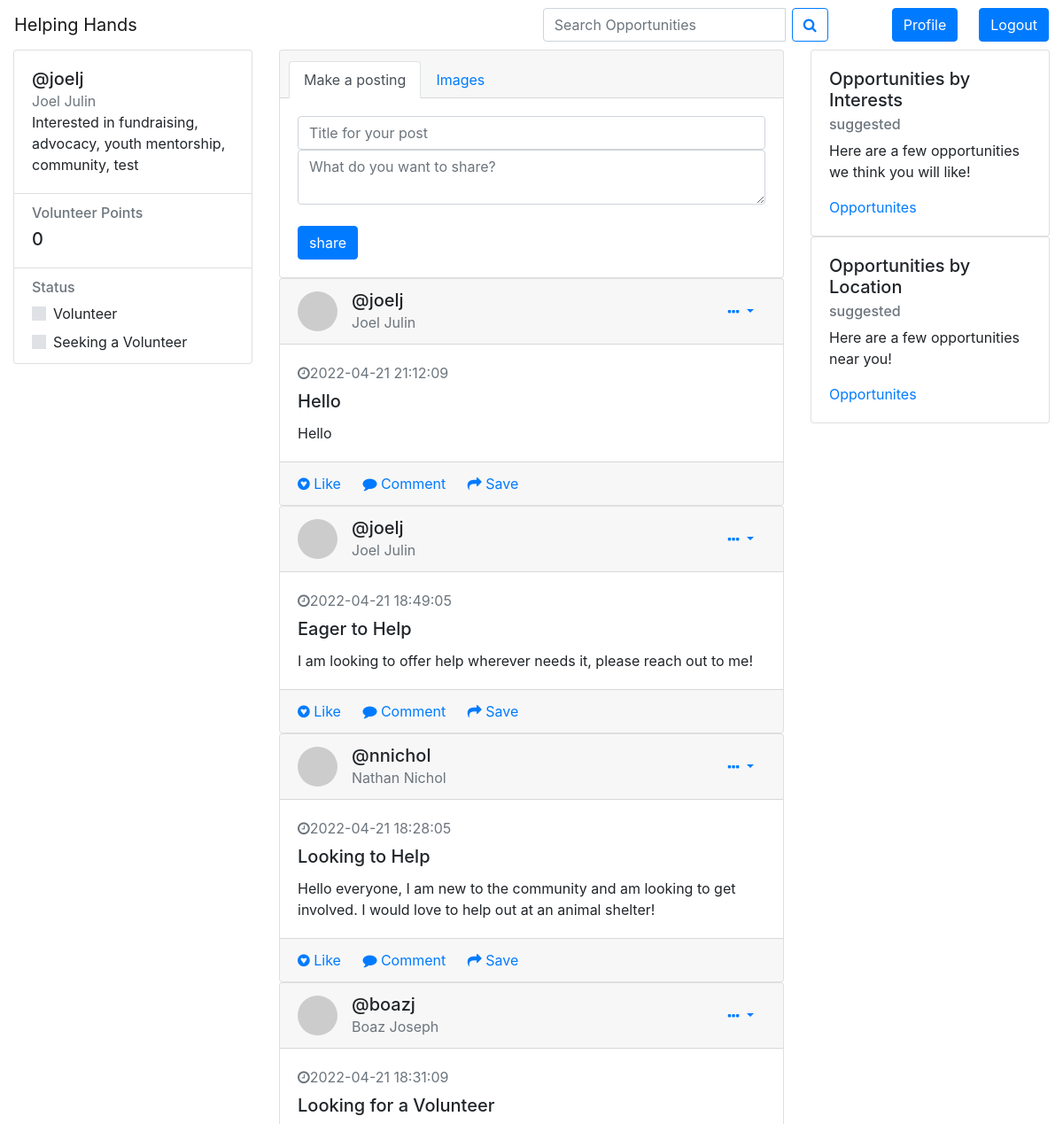
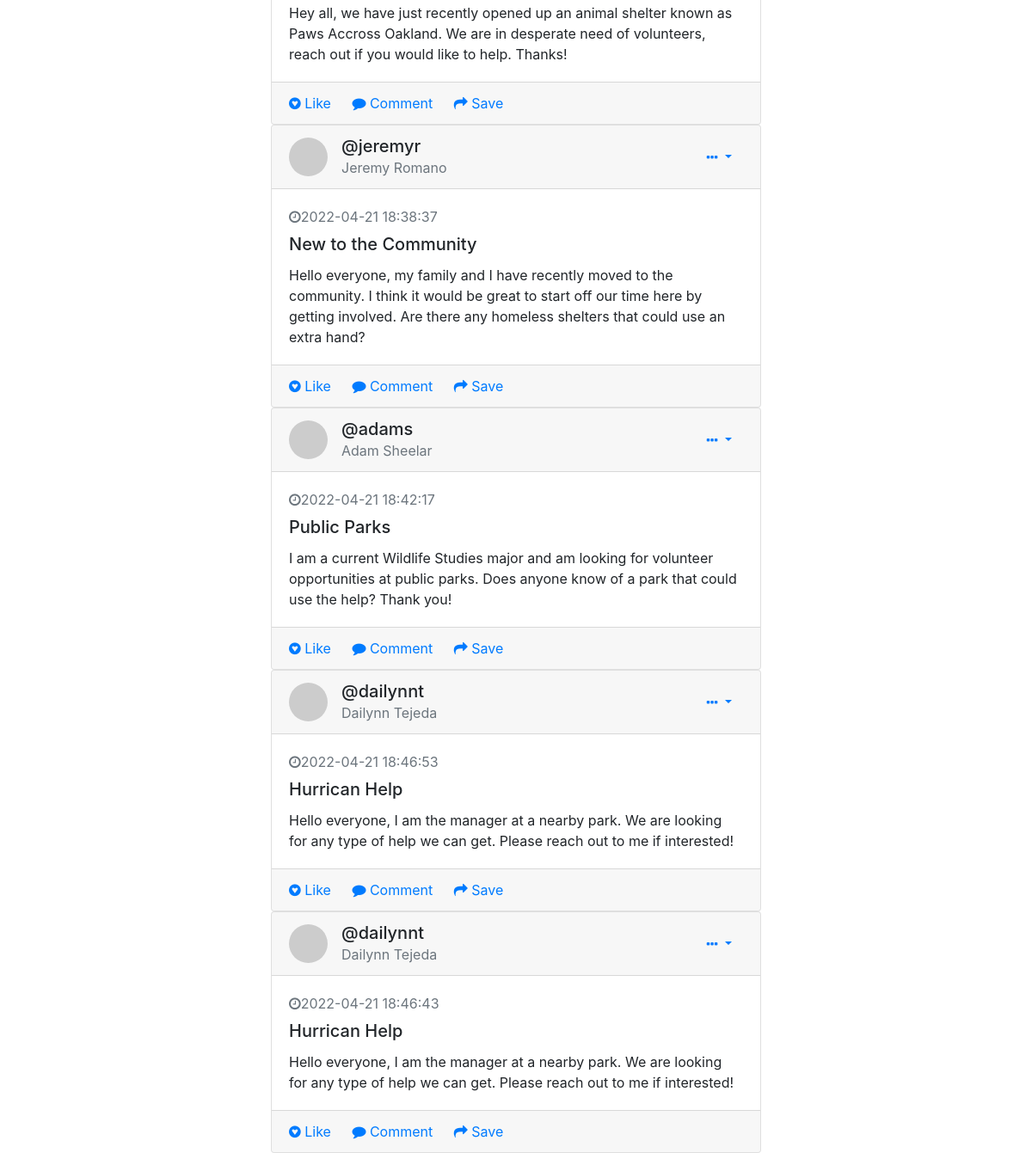
Screenshot of /home (signed in) with the database file from the repository (2 pictures, top to bottom).
### website/models.py (models this page shows)
class User(db.Model, UserMixin):
    id = db.Column(db.Integer, primary_key=True)
    email = db.Column(db.String(150), unique=True)
    username = db.Column(db.String(150), unique=True)
    password = db.Column(db.String(150))
    first_name = db.Column(db.String(150))
    last_name = db.Column(db.String(150))
    zip_code = db.Column(db.String(150))
    search_post = db.Column(db.String(150))
    notes = db.relationship('Note')
    interest_1 = db.Column(db.String(150))
    interest_2 = db.Column(db.String(150))
    interest_3 = db.Column(db.String(150))
    interest_4 = db.Column(db.String(150))
    interest_5 = db.Column(db.String(150))
    points = db.Column(db.String(150))
    status = db.Column(db.String(150))

class Note(db.Model):
    id = db.Column(db.Integer, primary_key=True)
    title = db.Column(db.String(100))
    data = db.Column(db.String(10000))
    date = db.Column(db.DateTime(timezone=True), default=func.now())
    user_id = db.Column(db.Integer, db.ForeignKey('user.id'))

### website/views.py (the view, shortened to what this page needs)
@views.route('/home', methods=['GET', 'POST'])
@login_required
def home():
    return render_template("home.html", user=current_user)

### website/__init__.py (called while the page is built)
def create_app():
    app = Flask(__name__)
    app.config['SECRET_KEY'] = 'hjshjhdjah kjshkjdhjs'
    app.config['SQLALCHEMY_DATABASE_URI'] = f'sqlite:///{DB_NAME}'
    db.init_app(app)
    from .views import views
    from .auth import auth
    app.register_blueprint(views, url_prefix='/')
    app.register_blueprint(auth, url_prefix='/')
    from .models import User, Note
    create_database(app)
    login_manager = LoginManager()
    login_manager.login_view = 'auth.login'
    login_manager.init_app(app)
    @login_manager.user_loader
    def load_user(id):
        return User.query.get(int(id))
    return app

### website/templates/home.html (shortened to what this page needs)
<!DOCTYPE html>
<html>
<head>
<link href="//maxcdn.bootstrapcdn.com/bootstrap/4.1.1/css/bootstrap.min.css" rel="stylesheet" id="bootstrap-css">
<link href="https://stackpath.bootstrapcdn.com/font-awesome/4.7.0/css/font-awesome.min.css" rel="stylesheet"
>
</head>
<nav class="navbar navbar-light bg-white">
        <a href="/" class="navbar-brand">Helping Hands</a>
        <form class="form-inline" method="POST" >
            <div class="input-group">
                <input name="search" id="search" type="text" class="form-control" aria-label="Recipient's username" aria-describedby="button-addon2" placeholder="Search Opportunities">
                <div class="input-group-append">
                    <div class="mr-xl-4 ml-2">
                    <button class="btn btn-outline-primary" type="submit" id="button-addon2">
                        <i class="fa fa-search"></i>
                    </button>
                    </div>
                </div>
            </div>
            <div class="ml-xl-5 md-5 mr-4">
                <a class="btn btn-primary" href="/profile">Profile</a>
            </div>
            <a class="btn btn-primary" href="/logout">Logout</a>
        </form>
    </nav>
    <div class="container-fluid gedf-wrapper">
        <div class="row">
            <div class="col-md-3">
                <div class="card">
                    <div class="card-body">
                        <a href=/profile class="h5">@{{ user.username }}</a>
                        <div class="h7 text-muted">{{ user.first_name }} {{ user.last_name }}</div>
                        <div class="h7">Interested in {{ user.interest_1 }}, {{ user.interest_2 }}, {{ user.interest_3 }}, {{ user.interest_4 }}, {{ user.interest_5 }}
                        </div>
                    </div>
                    <ul class="list-group list-group-flush">
                        <li class="list-group-item">
                            <div class="h6 text-muted">Volunteer Points</div>
                            <div class="h5">{{ user.points }}</div>
                        </li>
                        <li class="list-group-item">
                            <div class="h6 text-muted">Status</div>
                            <div class="custom-control custom-switch">
                              <label class="custom-control-label" for="customSwitch1">Volunteer</label>
                            </div>
                            <div class="custom-control custom-switch">
                              <label class="custom-control-label" for="customSwitch2">Seeking a Volunteer</label>
                            </div>
                        </li>
                    </ul>
                </div>
            </div>
            <div class="col-md-6 gedf-main">
                <div class="card gedf-card">
                    <div class="card-header">
                        <ul class="nav nav-tabs card-header-tabs" id="myTab" role="tablist">
                            <li class="nav-item">
                                <a class="nav-link active" id="posts-tab" data-toggle="tab" href="#posts" role="tab" aria-controls="posts" aria-selected="true">Make
                                    a posting</a>
                            </li>
                            <li class="nav-item">
                                <a class="nav-link" id="images-tab" data-toggle="tab" role="tab" aria-controls="images" aria-selected="false" href="#images">Images</a>
                            </li>
                        </ul>
                    </div>
                    <div class="card-body">
                        <div class="tab-content" id="myTabContent">
                            <div class="tab-pane fade show active" id="posts" role="tabpanel" aria-labelledby="posts-tab">
                              <form method="POST">
                                <input name="note_title" id="note_title" class="form-control" placeholder="Title for your post"></input>
                                <textarea name="note" id="note" class="form-control" placeholder="What do you want to share?"></textarea>
                                <br />
                                <div class="btn-group">
                                  <button type="submit" class="btn btn-primary">share</button>
                              </div>
                              </form>
                            </div>
                        </div>
                    </div>
                </div>
                {% for user in user.query.all() %}
                  {% for note in user.notes[::-1] %}
                  <div class="card gedf-card">
                      <div class="card-header">
                          <div class="d-flex justify-content-between align-items-center">
                              <div class="d-flex justify-content-between align-items-center">
                                  <div class="mr-2">
                                      <img class="rounded-circle" width="45" src="https://picsum.photos/50/50" alt="">
                                  </div>
                                  <div class="ml-2">
                                      <a href=/profile/{{ user.username }} class="h5 m-0">@{{ user.username }}</a>
                                      <div class="h7 text-muted">{{ user.first_name }} {{ user.last_name }}</div>
                                  </div>
                              </div>
                              <div>
                                  <div class="dropdown">
                                      <button class="btn btn-link dropdown-toggle" type="button" id="gedf-drop1" data-toggle="dropdown" aria-haspopup="true" aria-expanded="false">
                                          <i class="fa fa-ellipsis-h"></i>
                                      </button>
                                  </div>
                              </div>
                          </div>
                      </div>
                      <div class="card-body">
                          <div class="text-muted h7 mb-2"> <i class="fa fa-clock-o"></i>{{ note.date }}</div>
                          <a class="card-title">
                             <h5 class="card-title">{{note.title}}</h5>
                          </a>
                          <p class="card-text">
                            {{ note.data }}
                          </p>
                      </div>
                      <div class="card-footer">
                          <a href="#" class="card-link"><i class="fa fa-gittip"></i> Like</a>
                          <a href="#" class="card-link"><i class="fa fa-comment"></i> Comment</a>
                          <a href="#" class="card-link"><i class="fa fa-mail-forward"></i> Save</a>
                      </div>
                  </div>
                  {% endfor %}
                  {% endfor %}
            </div>
            <div class="col-md-3">
                <div class="card gedf-card">
                    <div class="card-body">
                        <h5 class="card-title">Opportunities by Interests</h5>
                        <h6 class="card-subtitle mb-2 text-muted">suggested</h6>
                        <p class="card-text">Here are a few opportunities we think you will like!</p>
                        <a href="#" class="card-link">Opportunites</a>
                    </div>
                </div>
                <div class="card gedf-card">
                        <div class="card-body">
                            <h5 class="card-title">Opportunities by Location</h5>
                            <h6 class="card-subtitle mb-2 text-muted">suggested</h6>
                            <p class="card-text">Here are a few opportunities near you!</p>
                            <a href="#" class="card-link">Opportunites</a>
                        </div>
                    </div>
            </div>
        </div>
    </div>
</html>

### rows the page displays
User: username "joelj", first_name "Joel", last_name "Julin", interest_1 "fundraising", interest_2 "advocacy", interest_3 "youth mentorship", interest_4 "community", interest_5 "test", points "0"
Note: date "2022-04-21 21:12:09", title "Hello", data "Hello"
Note: date "2022-04-21 18:49:05", title "Eager to Help", data "I am looking to offer help wherever needs it, please reach out to me!"
User: username "nnichol", first_name "Nathan", last_name "Nichol"
Note: date "2022-04-21 18:28:05", title "Looking to Help", data "Hello everyone, I am new to the community and am looking to get involved. I would love to help out at an animal shelter!"
User: username "boazj", first_name "Boaz", last_name "Joseph"
Note: date "2022-04-21 18:31:09", title "Looking for a Volunteer", data "Hey all, we have just recently opened up an animal shelter known as Paws Accross Oakland. We are in desperate need of volunteers, reach out if you would like to help. Thanks!"
User: username "jeremyr", first_name "Jeremy", last_name "Romano"
Note: date "2022-04-21 18:38:37", title "New to the Community", data "Hello everyone, my family and I have recently moved to the community. I think it would be great to start off our time here by getting involved. Are there any homeless shelters that could use an extra hand?"
User: username "adams", first_name "Adam", last_name "Sheelar"
Note: date "2022-04-21 18:42:17", title "Public Parks", data "I am a current Wildlife Studies major and am looking for volunteer opportunities at public parks. Does anyone know of a park that could use the help? Thank you!"
User: username "dailynnt", first_name "Dailynn", last_name "Tejeda"
Note: date "2022-04-21 18:46:53", title "Hurrican Help", data "Hello everyone, I am the manager at a nearby park. We are looking for any type of help we can get. Please reach out to me if interested!"
Note: date "2022-04-21 18:46:43", title "Hurrican Help", data "Hello everyone, I am the manager at a nearby park. We are looking for any type of help we can get. Please reach out to me if interested!"
